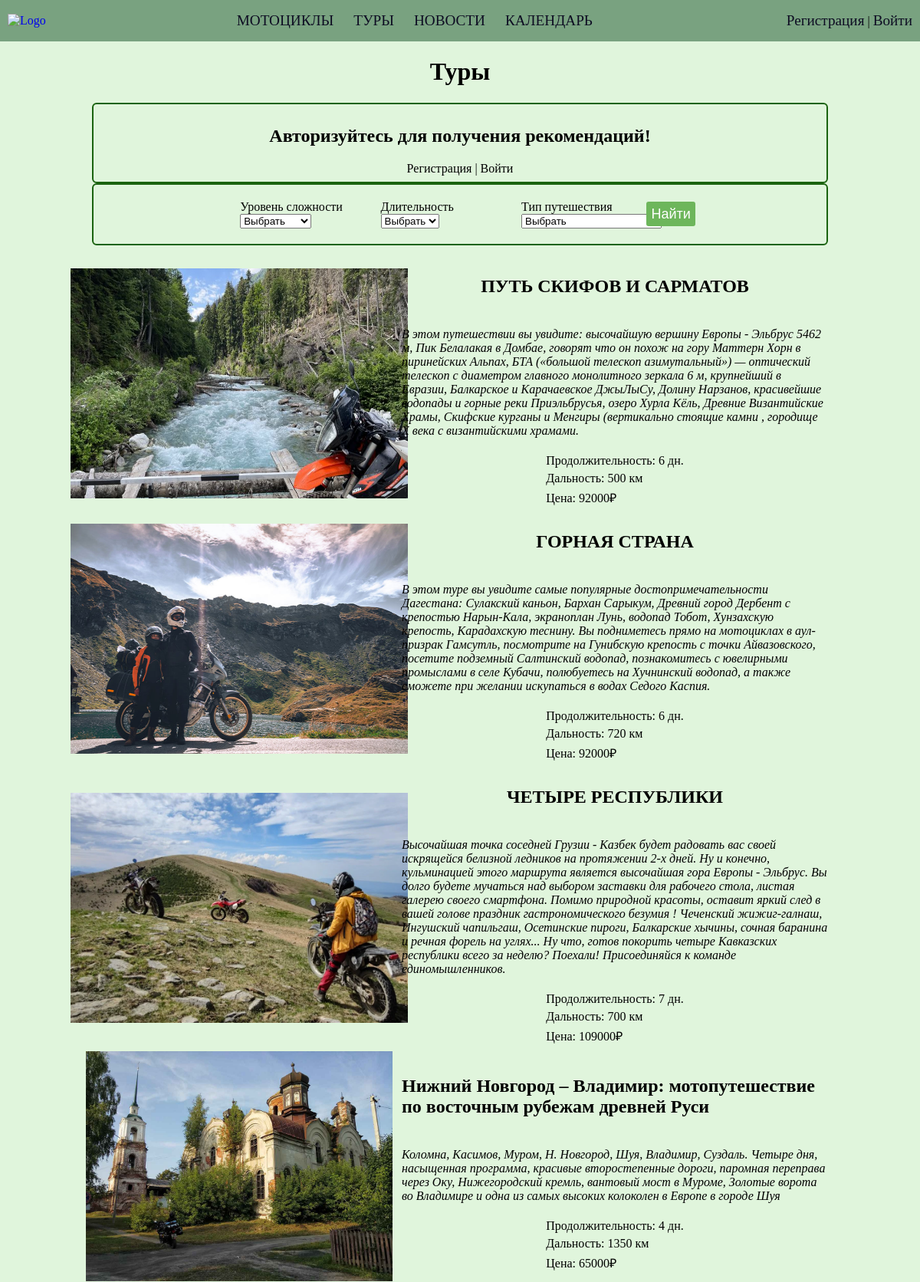
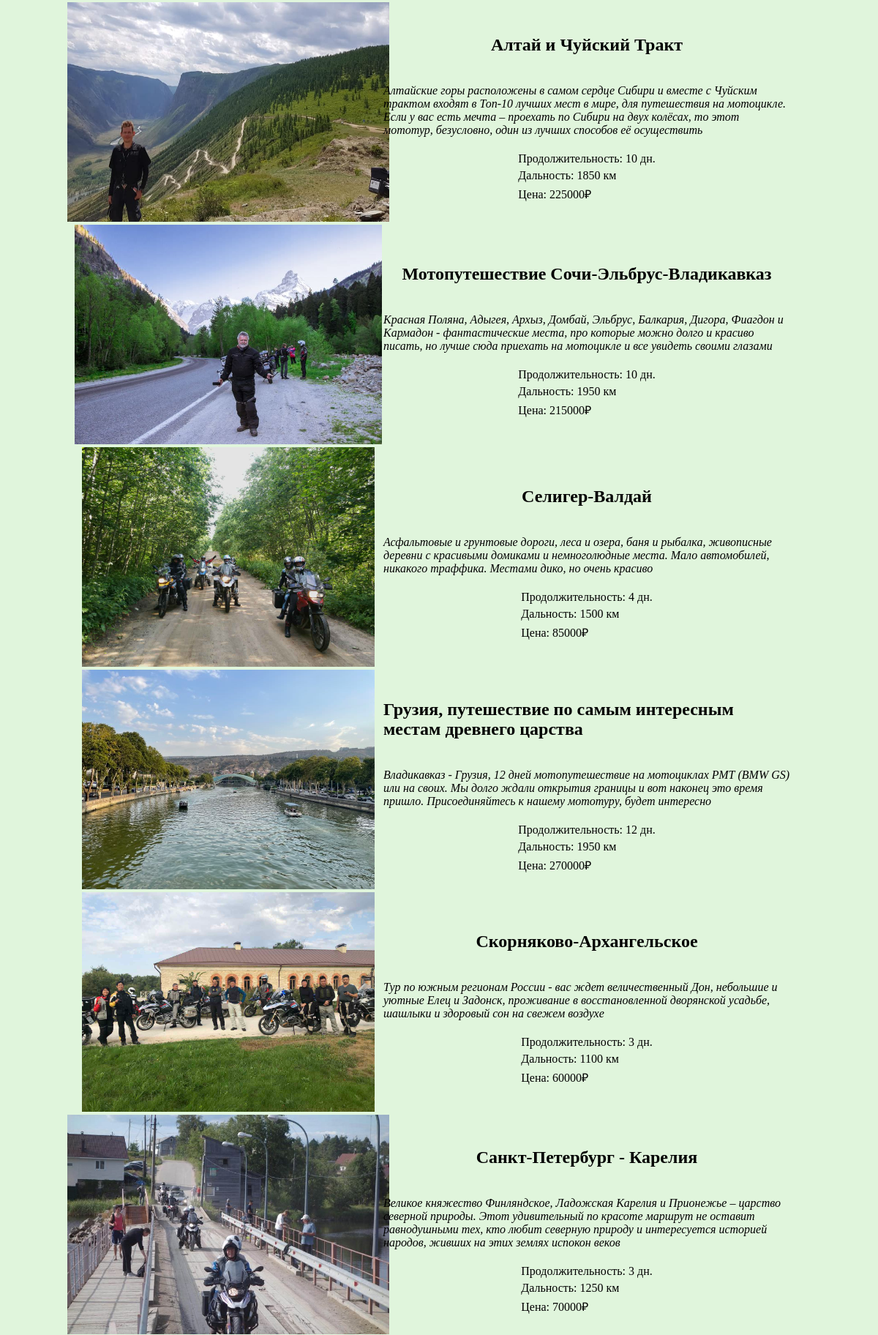
The page /trips/ (upper part) on the database its author committed (2 pictures, top to bottom).
### base/models.py (models this page shows, shortened)
class Trip(models.Model):
    name = models.CharField(max_length=150, verbose_name='Название')
    description = models.TextField(verbose_name='Описание', default=None)
    date = models.ManyToManyField('Dates', verbose_name='Даты', default=None, blank=True)
    duration = models.IntegerField(verbose_name='Длительность', default=None)
    length = models.IntegerField(verbose_name='Протяженность маршрута', default=None)
    lvl = models.CharField(max_length=255, choices=LvlType.choices(), verbose_name='Уровень сложности', default=None)
    priceWOMoto = models.IntegerField(verbose_name='Цена на воем мотоцикле', default=None)
    priceWMoto = models.IntegerField(verbose_name='Цена с арендтой мотоцикла', default=None)
    type = models.CharField(max_length=255, choices=TripType.choices(), verbose_name='Тип путешествия', default=None)
    places = models.TextField(verbose_name='Промежуточные точки', default=None, null=True)
    image = models.ImageField(upload_to='images/trip', blank=True)
    class Meta:
        verbose_name = 'Путешествие'
        verbose_name_plural = 'Путешествия'

### base/views.py (the view, shortened to what this page needs)
# urls.py: path('trips/', TripCatalog.as_view(), name='tCatalog'),
class TripCatalog(ListView, DataMixin, TripFilter):
    model = Trip
    template_name = 'base/tripCat.html'
    def get_queryset(self):
        lvl = self.request.GET.get("t_lvl")
        duration = self.request.GET.get("t_duration")
        type = self.request.GET.get("t_type")
        trip = Trip.objects.all()
        if lvl:
            trip = trip.filter(lvl=lvl)
        if duration:
            trip = trip.filter(duration=duration)
        if type:
            trip = trip.filter(type=type)
        return trip
    def get_context_data(self, *, object_list=None, **kwargs):
        context = super().get_context_data(**kwargs)
        c_def = self.get_user_context(title="Туры")
        if self.request.user.is_authenticated:
            context['isTest'] = self.is_test(self.request.user.id)
            if not self.is_test(self.request.user.id):
                context['recTrips'] = Trip.objects.filter(pk__in=self.getTripRec(getModel(), self.request.user.id))
        return dict(list(context.items()) + list(c_def.items()))

### base/enums.py (called while the page is built)
    @classmethod
    def choices(cls):
        return tuple((i.name, i.value) for i in cls)

    @classmethod
    def choices(cls):
        return tuple((i.name, i.value) for i in cls)

### base/views.py (called while the page is built)
    def get_lvl(self):
        return LvlType.choices()

    def get_duration(self):
        durations = Trip.objects.values("duration")
        return set([duration['duration'] for duration in durations])

    def get_type(self):
        return TripType.choices()

    def get_user_context(self, **kwargs):
        context = kwargs
        context['menu'] = menu
        return context

### base/templates/base/tripCat.html (shortened to what this page needs)
{% extends "base/base.html" %}
{% load static %}
{% block style %}
    <link type="text/css" rel="stylesheet" href="{% static 'base/css/tripCat.css' %}"/>
{% endblock %}
{% block content %}
    <h1 align="center">Туры</h1>
    {% if request.user.is_authenticated %}
    <div class="rec-item">
        <h2 style="text-align: center">Рекомендации на основе пройденного теста</h2>
        <ul class="rec-elements">
            <form action="{% url 'tCatalog' %}" method="post">
                {%csrf_token%}
                <ul class="test-box">
                    <li>
                        Укажите свой опыт езды на мотоцикле
                        <select name="q1">
                            <option selected disabled>Выбрать</option>
                            <option value="0">Базовый</option>
                            <option value="1">Средний</option>
                            <option value="2">Профессиональный</option>
                        </select>
                    </li>
                    <li>
                        Поездки какой протяжённости вы предпочитаете?
                        <select name="q2">
                            <option selected disabled>Выбрать</option>
                            <option value="0">Короткие</option>
                            <option value="1">Средние</option>
                            <option value="2">Длинные</option>
                        </select>
                    </li>
                    <li>
                        Тип путешествия
                        <select name="q3">
                            <option selected disabled>Выбрать</option>
                            <option value="0">Маршрут выходного дня</option>
                            <option value="1">Многодневные</option>
                        </select>
                    </li>
                </ul>
                <input type="submit" value="Подобрать">
            </form>
                {% if recTrips %}
                    {% for t in recTripsT %}
                    <li class="rec-element">
                        <a href="{{ t.pk }}">
                            <img src="{{t.image.url}}" alt="Image">
                            <h3 style="color: black">{{t.name}}</h3>
                        </a>
                    </li>
                    {% endfor %}
                {% endif %}
        </ul>
    </div>
    {% if recTrips %}
        <div class="rec-item">
            <h2 style="text-align: center">Рекомендации на основе пройденных туров</h2>
            <ul class="rec-elements">
                    {% for t in recTrips %}
                    <li class="rec-element">
                        <a href="{{ t.pk }}">
                            <img src="{{t.image.url}}" alt="Image">
                            <h3 style="color: black">{{t.name}}</h3>
                        </a>
                    </li>
                    {% endfor %}
            </ul>
        </div>
    {% endif %}
    {% else %}
    <div style="display: flex; flex-direction: column; align-items: center" class="rec-item">
        <h2 style="text-align: center">Авторизуйтесь для получения рекомендаций!</h2>
        <div>
            <a style="text-decoration: none; color: black;" href="{% url 'register' %}">Регистрация</a> | <a style="text-decoration: none; color: black;" href="{% url 'login' %}">Войти</a>
        </div>
    </div>
    {% endif %}
    <form action="{% url 'tCatalog' %}" method="get">
        <div class="block-search">
            <ul class="filter_box">
                <li>Уровень сложности</li>
                <select name="t_lvl">
                    <option selected disabled>Выбрать</option>
                </select>
            </ul>
            <ul class="filter_box">
                <li>Длительность</li>
                <select name="t_duration">
                    <option selected disabled>Выбрать</option>
                </select>
            </ul>
            <ul class="filter_box">
                <li>Тип путешествия</li>
                <select name="t_type">
                    <option selected disabled>Выбрать</option>
                </select>
            </ul>
            <input type="submit" value="Найти">
            <br>
        </div>
    </form>
    <ul class="cat">
        {% for trip in object_list %}
            <li class="elements">
                <a href="{{ trip.pk }}">
                    <div class="block-trip">
                      <div class="image-container">
                        <img src="{{trip.image.url}}" alt="Image">
                      </div>
                      <div class="text-container">
                        <p class="title">{{trip.name}}</p>
                        <p class="description">{{trip.description}}</p>
                        <ul>
                          <li class="list-item">Продолжительность: {{trip.duration}} дн.</li>
                          <li class="list-item">Дальность: {{trip.length}} км</li>
                          <li class="list-item">Цена: {{trip.priceWMoto}}₽</li>
                        </ul>
                      </div>
                    </div>
                </a>
            </li>
        {% endfor %}
    </ul>
{% endblock %}

### base/static/base/css/tripCat.css (style rules this page uses)
.block-trip { width: 100%; display: flex; justify-content: center; align-items: center; transition: all 0.3s ease; color: black; }
.image-container { width: 40%; height: 100%; display: flex; justify-content: center; align-items: center; }
.image-container img { width: 440px; height: 300px; }
.text-container { width: 60%; display: flex; flex-direction: column; justify-content: center; align-items: center; padding-left: 20px; }
.text-container ul { padding: 0; }
.title { font-weight: bold; font-size: 1.5em; }
.description { font-style: italic; }
.list-item { list-style-type: none; margin: 5px 0; }
.elements { margin: 4px 0; }
.cat { padding: 0; }
.block-search { margin: 0 auto; display: flex; flex-direction: row; flex-wrap: wrap; justify-content: center; align-items: center; border-radius: 6px; border: 2px solid #1a630f; }
.filter_box { margin: 10px; padding: 10px; width: 15%; }
input[type='submit'] { height: 32px; display: block; background-color: #6DB65B; color: white; border-radius: 3px; border: 0px; font-size: 18px; }
.rec-item { border-radius: 6px; border: 2px solid #1a630f; padding: 8px 0; }

### base/static/base/css/base.css (style rules this page uses)
li { list-style-type: none; }
a { text-decoration: none; }
body { margin: 0px; background-color: #e0f5dc; }

### rows shown on the page
Trip: image (picture), name "ПУТЬ СКИФОВ И САРМАТОВ", description "В этом путешествии вы увидите: высочайшую вершину Европы - Эльбрус 5462 м, Пик Белалакая в Домбае, говорят что он похож на гору Маттерн Хорн в пиринейских Альпах, БТА («большой телескоп азимутальный») — оптический телескоп с диаметром главного монолитного зеркала 6 м, крупнейший в Евразии, Балкарское и Карачаевское ДжыЛыСу, Долину Нарзанов, красивейшие водопады и горные реки Приэльбрусья, озеро Хурла Кёль, Древние Византийские Храмы, Скифские курганы и Менгиры (вертикально стоящие камни , городище Х века с византийскими храмами.", duration "6", length "500", priceWMoto "92000"
Trip: image (picture), name "ГОРНАЯ СТРАНА", description "В этом туре вы увидите самые популярные достопримечательности Дагестана: Сулакский каньон, Бархан Сарыкум, Древний город Дербент с крепостью Нарын-Кала, экраноплан Лунь, водопад Тобот, Хунзахскую крепость, Карадахскую теснину. Вы подниметесь прямо на мотоциклах в аул-призрак Гамсутль, посмотрите на Гунибскую крепость с точки Айвазовского, посетите подземный Салтинский водопад, познакомитесь с ювелирными промыслами в селе Кубачи, полюбуетесь на Хучнинский водопад, а также сможете при желании искупаться в водах Седого Каспия.", duration "6", length "720", priceWMoto "92000"
Trip: image (picture), name "ЧЕТЫРЕ РЕСПУБЛИКИ", description "Высочайшая точка соседней Грузии - Казбек будет радовать вас своей искрящейся белизной ледников на протяжении 2-х дней. Ну и конечно, кульминацией этого маршрута является высочайшая гора Европы - Эльбрус. Вы долго будете мучаться над выбором заставки для рабочего стола, листая галерею своего смартфона. Помимо природной красоты, оставит яркий след в вашей голове праздник гастрономического безумия ! Чеченский жижиг-галнаш, Ингушский чапильгаш, Осетинские пироги, Балкарские хычины, сочная баранина и речная форель на углях... Ну что, готов покорить четыре Кавказских республики всего за неделю? Поехали! Присоединяйся к команде единомышленников.", duration "7", length "700", priceWMoto "109000"
Trip: image (picture), name "Нижний Новгород – Владимир: мотопутешествие по восточным рубежам древней Руси", description "Коломна, Касимов, Муром, Н. Новгород, Шуя, Владимир, Суздаль. Четыре дня, насыщенная программа, красивые второстепенные дороги, паромная переправа через Оку, Нижегородский кремль, вантовый мост в Муроме, Золотые ворота во Владимире и одна из самых высоких колоколен в Европе в городе Шуя", duration "4", length "1350", priceWMoto "65000"
Trip: image (picture), name "Алтай и Чуйский Тракт", description "Алтайские горы расположены в самом сердце Сибири и вместе с Чуйским трактом входят в Топ-10 лучших мест в мире, для путешествия на мотоцикле. Если у вас есть мечта – проехать по Сибири на двух колёсах, то этот мототур, безусловно, один из лучших способов её осуществить", duration "10", length "1850", priceWMoto "225000"
Trip: image (picture), name "Мотопутешествие Сочи-Эльбрус-Владикавказ", description "Красная Поляна, Адыгея, Архыз, Домбай, Эльбрус, Балкария, Дигора, Фиагдон и Кармадон - фантастические места, про которые можно долго и красиво писать, но лучше сюда приехать на мотоцикле и все увидеть своими глазами", duration "10", length "1950", priceWMoto "215000"
Trip: image (picture), name "Селигер-Валдай", description "Асфальтовые и грунтовые дороги, леса и озера, баня и рыбалка, живописные деревни с красивыми домиками и немноголюдные места. Мало автомобилей, никакого траффика. Местами дико, но очень красиво", duration "4", length "1500", priceWMoto "85000"
Trip: image (picture), name "Грузия, путешествие по самым интересным местам древнего царства", description "Владикавказ - Грузия, 12 дней мотопутешествие на мотоциклах РМТ (BMW GS) или на своих. Мы долго ждали открытия границы и вот наконец это время пришло. Присоединяйтесь к нашему мототуру, будет интересно", duration "12", length "1950", priceWMoto "270000"
Trip: image (picture), name "Скорняково-Архангельское", description "Тур по южным регионам России - вас ждет величественный Дон, небольшие и уютные Елец и Задонск, проживание в восстановленной дворянской усадьбе, шашлыки и здоровый сон на свежем воздухе", duration "3", length "1100", priceWMoto "60000"
Trip: image (picture), name "Санкт-Петербург - Карелия", description "Великое княжество Финляндское, Ладожская Карелия и Прионежье – царство северной природы. Этот удивительный по красоте маршрут не оставит равнодушными тех, кто любит северную природу и интересуется историей народов, живших на этих землях испокон веков", duration "3", length "1250", priceWMoto "70000"
